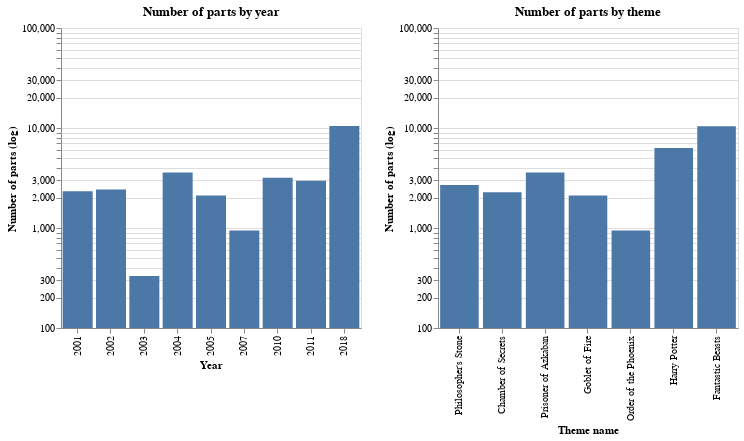

Notebook code for this chart:
### Markdown cell above
The *Fantastic Beasts* theme part count is skewed almost entirely by the very large 6020 part [71043-1: Hogwarts Castle](https://rebrickable.com/sets/71043-1/hogwarts-castle) set (listed here as 6016 parts for...some reason). Log-transforming the feature provides an alternative comparison:

### Code cell
plot_parts_year = alt.Chart(hp_themes_df).mark_bar().encode(
    x=alt.X('year:O', title='Year'),
    y=alt.Y('sum(num_parts):Q', scale=alt.Scale(type='log'), title='Number of parts (log)')
).properties(
    height=300,
    width=300,
    title='Number of parts by year'
)

plot_parts_theme = alt.Chart(hp_themes_df).mark_bar().encode(
    x=alt.X('theme_name:O', title='Theme name', sort=theme_order),
    y=alt.Y('sum(num_parts):Q', scale=alt.Scale(type='log'), title='Number of parts (log)'),
    tooltip=alt.Tooltip(["most_parts:N"], title="Set with most parts")
).properties(
    height=300,
    width=300,
    title='Number of parts by theme'
)

plot_parts_year | plot_parts_theme

### Figure 1 — Vega-Lite specification as saved in the notebook (floating-point values rounded to 4 significant figures)
{"$schema": "https://vega.github.io/schema/vega-lite/v3.2.1.json", "config": {"mark": {"tooltip": null}, "view": {"height": 300, "width": 400}}, "datasets": {"data-7232b797e24722c6d35276d53571c60f": [{"index": 0, "most_parts": "10217-1: Diagon Alley", "name": "Diagon Alley", "num_name": "10217-1: Diagon Alley", "num_parts": 2031, "set_num": "10217-1", "theme_name": "Harry Potter", "year": 2011}, {"index": 1, "most_parts": "10217-1: Diagon Alley", "name": "Trolley", "num_name": "30110-1: Trolley", "num_parts": 22, "set_num": "30110-1", "theme_name": "Harry Potter", "year": 2011}, {"index": 2, "most_parts": "10217-1: Diagon Alley", "name": "The Lab", "num_name": "30111-1: The Lab", "num_parts": 34, "set_num": "30111-1", "theme_name": "Harry Potter", "year": 2011}, {"index": 3, "most_parts": "10217-1: Diagon Alley", "name": "Mini Hogwarts Express", "num_name": "40028-1: Mini Hogwarts Express", "num_parts": 64, "set_num": "40028-1", "theme_name": "Harry Potter", "year": 2011}, {"index": 4, "most_parts": "10217-1: Diagon Alley", "name": "Freeing Dobby", "num_name": "4736-1: Freeing Dobby", "num_parts": 73, "set_num": "4736-1", "theme_name": "Harry Potter", "year": 2010}, {"index": 5, "most_parts": "10217-1: Diagon Alley", "name": "Quidditch Match", "num_name": "4737-1: Quidditch Match", "num_parts": 153, "set_num": "4737-1", "theme_name": "Harry Potter", "year": 2010}, {"index": 6, "most_parts": "10217-1: Diagon Alley", "name": "Hagrid's Hut (3rd edition)", "num_name": "4738-1: Hagrid's Hut (3rd edition)", "num_parts": 442, "set_num": "4738-1", "theme_name": "Harry Potter", "year": 2010}, {"index": 7, "most_parts": "10217-1: Diagon Alley", "name": "The Burrow", "num_name": "4840-1: The Burrow", "num_parts": 572, "set_num": "4840-1", "theme_name": "Harry Potter", "year": 2010}, {"index": 8, "most_parts": "10217-1: Diagon Alley", "name": "Hogwarts Express (3rd edition)", "num_name": "4841-1: Hogwarts Express (3rd edition)", "num_parts": 646, "set_num": "4841-1", "theme_name": "Harry Potter", "year": 2010}, {"index": 9, "most_parts": "10217-1: Diagon Alley", "name": "Hogwarts Castle [Fourth Edition]", "num_name": "4842-1: Hogwarts Castle [Fourth Edition]", "num_parts": 1290, "set_num": "4842-1", "theme_name": "Harry Potter", "year": 2010}, {"index": 10, "most_parts": "10217-1: Diagon Alley", "name": "The Forbidden Forest", "num_name": "4865-1: The Forbidden Forest", "num_parts": 64, "set_num": "4865-1", "theme_name": "Harry Potter", "year": 2011}, {"index": 11, "most_parts": "10217-1: Diagon Alley", "name": "The Knight Bus", "num_name": "4866-1: The Knight Bus", "num_parts": 281, "set_num": "4866-1", "theme_name": "Harry Potter", "year": 2011}, {"index": 12, "most_parts": "10217-1: Diagon Alley", "name": "Hogwarts", "num_name": "4867-1: Hogwarts", "num_parts": 465, "set_num": "4867-1", "theme_name": "Harry Potter", "year": 2011}, {"index": 19, "most_parts": "10217-1: Diagon Alley", "name": "Harry Potter Gallery 1 - Potter L. Malfoy Lockhart Madame Hooch", "num_name": "HPG01-1: Harry Potter Gallery 1 - Potter L. Malfoy Lockhart Madame Hooch", "num_parts": 20, "set_num": "HPG01-1", "theme_name": "Harry Potter", "year": 2002}, {"index": 20, "most_parts": "10217-1: Diagon Alley", "name": "Harry Potter Gallery 2 - Hagrid V. Dursley Crabbe Ron Weasley", "num_name": "HPG02-1: Harry Potter Gallery 2 - Hagrid V. Dursley Crabbe Ron Weasley", "num_parts": 17, "set_num": "HPG02-1", "theme_name": "Harry Potter", "year": 2002}, {"index": 21, "most_parts": "10217-1: Diagon Alley", "name": "Harry Potter Gallery 3 - Dumbledore Ginny Weasley D. Malfoy Snape", "num_name": "HPG03-1: Harry Potter Gallery 3 - Dumbledore Ginny Weasley D. Malfoy Snape", "num_parts": 23, "set_num": "HPG03-1", "theme_name": "Harry Potter", "year": 2002}, {"index": 22, "most_parts": "10217-1: Diagon Alley", "name": "Harry Potter Gallery 4 - Tom Riddle McGonagall Dobby Goyle Hermione", "num_name": "HPG04-1: Harry Potter Gallery 4 - Tom Riddle McGonagall Dobby Goyle Hermione", "num_parts": 23, "set_num": "HPG04-1", "theme_name": "Harry Potter", "year": 2002}, {"index": 23, "most_parts": "10217-1: Diagon Alley", "name": "Harry Potter Wand", "num_name": "HPWAND-1: Harry Potter Wand", "num_parts": 26, "set_num": "HPWAND-1", "theme_name": "Harry Potter", "year": 2018}, {"index": 26, "most_parts": "10217-1: Diagon Alley", "name": "Coca Cola Harry Potter Gift Set", "num_name": "KCCHP-1: Coca Cola Harry Potter Gift Set", "num_parts": 7, "set_num": "KCCHP-1", "theme_name": "Harry Potter", "year": 2002}, {"index": 27, "most_parts": "10217-1: Diagon Alley", "name": "Harry Potter Quidditch Tower (TRU Event Exclusive)", "num_name": "TRU01-1: Harry Potter Quidditch Tower (TRU Event Exclusive)", "num_parts": 37, "set_num": "TRU01-1", "theme_name": "Harry Potter", "year": 2002}, {"index": 28, "most_parts": "10217-1: Diagon Alley", "name": "Weasley Family Car", "num_name": "TRUWEASLEYCAR-1: Weasley Family Car", "num_parts": 36, "set_num": "TRUWEASLEYCAR-1", "theme_name": "Harry Potter", "year": 2018}, {"index": 29, "most_parts": "4730-1: Chamber of Secrets", "name": "Quality Quidditch Supplies", "num_name": "4719-1: Quality Quidditch Supplies", "num_parts": 121, "set_num": "4719-1", "theme_name": "Chamber of Secrets", "year": 2003}, {"index": 30, "most_parts": "4730-1: Chamber of Secrets", "name": "Knockturn Alley", "num_name": "4720-1: Knockturn Alley", "num_parts": 211, "set_num": "4720-1", "theme_name": "Chamber of Secrets", "year": 2003}, {"index": 31, "most_parts": "4730-1: Chamber of Secrets", "name": "Quidditch Practice", "num_name": "4726-1: Quidditch Practice", "num_parts": 131, "set_num": "4726-1", "theme_name": "Chamber of Secrets", "year": 2002}, {"index": 32, "most_parts": "4730-1: Chamber of Secrets", "name": "Aragog in the Dark Forest", "num_name": "4727-1: Aragog in the Dark Forest", "num_parts": 183, "set_num": "4727-1", "theme_name": "Chamber of Secrets", "year": 2002}, {"index": 33, "most_parts": "4730-1: Chamber of Secrets", "name": "Escape from Privet Drive", "num_name": "4728-1: Escape from Privet Drive", "num_parts": 282, "set_num": "4728-1", "theme_name": "Chamber of Secrets", "year": 2002}, {"index": 34, "most_parts": "4730-1: Chamber of Secrets", "name": "Dumbledore's Office", "num_name": "4729-1: Dumbledore's Office", "num_parts": 451, "set_num": "4729-1", "theme_name": "Chamber of Secrets", "year": 2002}, {"index": 35, "most_parts": "4730-1: Chamber of Secrets", "name": "Chamber of Secrets", "num_name": "4730-1: Chamber of Secrets", "num_parts": 597, "set_num": "4730-1", "theme_name": "Chamber of Secrets", "year": 2002}, {"index": 36, "most_parts": "4730-1: Chamber of Secrets", "name": "Dobby's Release", "num_name": "4731-1: Dobby's Release", "num_parts": 71, "set_num": "4731-1", "theme_name": "Chamber of Secrets", "year": 2002}, {"index": 37, "most_parts": "4730-1: Chamber of Secrets", "name": "The Dueling Club", "num_name": "4733-1: The Dueling Club", "num_parts": 133, "set_num": "4733-1", "theme_name": "Chamber of Secrets", "year": 2002}, {"index": 38, "most_parts": "4730-1: Chamber of Secrets", "name": "Slytherin", "num_name": "4735-1: Slytherin", "num_parts": 93, "set_num": "4735-1", "theme_name": "Chamber of Secrets", "year": 2002}, {"index": 39, "most_parts": "4768-2: The Durmstrang Ship with Bonus Mini - Figures (Target exclusive)", "name": "Rescue from the Merpeople", "num_name": "4762-1: Rescue from the Merpeople", "num_parts": 177, "set_num": "4762-1", "theme_name": "Goblet of Fire", "year": 2005}, {"index": 40, "most_parts": "4768-2: The Durmstrang Ship with Bonus Mini - Figures (Target exclusive)", "name": "Graveyard Duel", "num_name": "4766-1: Graveyard Duel", "num_parts": 551, "set_num": "4766-1", "theme_name": "Goblet of Fire", "year": 2005}, {"index": 41, "most_parts": "4768-2: The Durmstrang Ship with Bonus Mini - Figures (Target exclusive)", "name": "Harry and the Hungarian Horntail", "num_name": "4767-1: Harry and the Hungarian Horntail", "num_parts": 265, "set_num": "4767-1", "theme_name": "Goblet of Fire", "year": 2005}, {"index": 42, "most_parts": "4768-2: The Durmstrang Ship with Bonus Mini - Figures (Target exclusive)", "name": "The Durmstrang Ship", "num_name": "4768-1: The Durmstrang Ship", "num_parts": 552, "set_num": "4768-1", "theme_name": "Goblet of Fire", "year": 2005}, {"index": 43, "most_parts": "4768-2: The Durmstrang Ship with Bonus Mini - Figures (Target exclusive)", "name": "The Durmstrang Ship with Bonus Mini - Figures (Target exclusive)", "num_name": "4768-2: The Durmstrang Ship with Bonus Mini - Figures (Target exclusive)", "num_parts": 569, "set_num": "4768-2", "theme_name": "Goblet of Fire", "year": 2005}, {"index": 44, "most_parts": "5378-1: Hogwarts (Third Edition)", "name": "Hogwarts (Third Edition)", "num_name": "5378-1: Hogwarts (Third Edition)", "num_parts": 945, "set_num": "5378-1", "theme_name": "Order of the Phoenix", "year": 2007}, {"index": 45, "most_parts": "4757-1: Hogwarts Castle (2nd edition)", "name": "Motorized Hogwarts Express", "num_name": "10132-1: Motorized Hogwarts Express", "num_parts": 712, "set_num": "10132-1", "theme_name": "Prisoner of Azkaban", "year": 2004}, {"index": 46, "most_parts": "4757-1: Hogwarts Castle (2nd edition)", "name": "Knight Bus - Mini", "num_name": "4695-1: Knight Bus - Mini", "num_parts": 58, "set_num": "4695-1", "theme_name": "Prisoner of Azkaban", "year": 2004}, {"index": 47, "most_parts": "4757-1: Hogwarts Castle (2nd edition)", "name": "Draco's Encounter with Buckbeak", "num_name": "4750-1: Draco's Encounter with Buckbeak", "num_parts": 37, "set_num": "4750-1", "theme_name": "Prisoner of Azkaban", "year": 2004}, {"index": 48, "most_parts": "4757-1: Hogwarts Castle (2nd edition)", "name": "Harry and the Marauder's Map", "num_name": "4751-1: Harry and the Marauder's Map", "num_parts": 109, "set_num": "4751-1", "theme_name": "Prisoner of Azkaban", "year": 2004}, {"index": 49, "most_parts": "4757-1: Hogwarts Castle (2nd edition)", "name": "Professor Lupin's Classroom", "num_name": "4752-1: Professor Lupin's Classroom", "num_parts": 158, "set_num": "4752-1", "theme_name": "Prisoner of Azkaban", "year": 2004}, {"index": 50, "most_parts": "4757-1: Hogwarts Castle (2nd edition)", "name": "Sirius Black's Escape", "num_name": "4753-1: Sirius Black's Escape", "num_parts": 192, "set_num": "4753-1", "theme_name": "Prisoner of Azkaban", "year": 2004}, {"index": 51, "most_parts": "4757-1: Hogwarts Castle (2nd edition)", "name": "Hagrid's Hut (2nd edition)", "num_name": "4754-1: Hagrid's Hut (2nd edition)", "num_parts": 304, "set_num": "4754-1", "theme_name": "Prisoner of Azkaban", "year": 2004}, {"index": 52, "most_parts": "4757-1: Hogwarts Castle (2nd edition)", "name": "Knight Bus", "num_name": "4755-1: Knight Bus", "num_parts": 244, "set_num": "4755-1", "theme_name": "Prisoner of Azkaban", "year": 2004}, {"index": 53, "most_parts": "4757-1: Hogwarts Castle (2nd edition)", "name": "Shrieking Shack", "num_name": "4756-1: Shrieking Shack", "num_parts": 449, "set_num": "4756-1", "theme_name": "Prisoner of Azkaban", "year": 2004}, {"index": 54, "most_parts": "4757-1: Hogwarts Castle (2nd edition)", "name": "Hogwarts Castle (2nd edition)", "num_name": "4757-1: Hogwarts Castle (2nd edition)", "num_parts": 935, "set_num": "4757-1", "theme_name": "Prisoner of Azkaban", "year": 2004}, {"index": 55, "most_parts": "4757-1: Hogwarts Castle (2nd edition)", "name": "Hogwarts Express (2nd edition)", "num_name": "4758-1: Hogwarts Express (2nd edition)", "num_parts": 388, "set_num": "4758-1", "theme_name": "Prisoner of Azkaban", "year": 2004}, {"index": 56, "most_parts": "4757-1: Hogwarts Castle (2nd edition)", "name": "Hogwarts Express (2nd edition) Co-Pack (contains 10132 4515 4520)", "num_name": "65524-1: Hogwarts Express (2nd edition) Co-Pack (contains 10132 4515 4520)", "num_parts": 3, "set_num": "65524-1", "theme_name": "Prisoner of Azkaban", "year": 2004}, {"index": 57, "most_parts": "4757-1: Hogwarts Castle (2nd edition)", "name": "Marauder's Map Kit  (contains 4750 4751 4695)", "num_name": "K4751-1: Marauder's Map Kit  (contains 4750 4751 4695)", "num_parts": 3, "set_num": "K4751-1", "theme_name": "Prisoner of Azkaban", "year": 2004}, {"index": 58, "most_parts": "4757-1: Hogwarts Castle (2nd edition)", "name": "Knight Bus Collection", "num_name": "K4755-1: Knight Bus Collection", "num_parts": 2, "set_num": "K4755-1", "theme_name": "Prisoner of Azkaban", "year": 2004}, {"index": 59, "most_parts": "4709-1: Hogwarts Castle", "name": "Sorting Hat", "num_name": "4701-1: Sorting Hat", "num_parts": 50, "set_num": "4701-1", "theme_name": "Philosopher's Stone", "year": 2001}, {"index": 60, "most_parts": "4709-1: Hogwarts Castle", "name": "The Final Challenge", "num_name": "4702-1: The Final Challenge", "num_parts": 61, "set_num": "4702-1", "theme_name": "Philosopher's Stone", "year": 2001}, {"index": 61, "most_parts": "4709-1: Hogwarts Castle", "name": "The Chamber of the Winged Keys", "num_name": "4704-1: The Chamber of the Winged Keys", "num_parts": 180, "set_num": "4704-1", "theme_name": "Philosopher's Stone", "year": 2001}, {"index": 62, "most_parts": "4709-1: Hogwarts Castle", "name": "Snape's Class", "num_name": "4705-1: Snape's Class", "num_parts": 167, "set_num": "4705-1", "theme_name": "Philosopher's Stone", "year": 2001}, {"index": 63, "most_parts": "4709-1: Hogwarts Castle", "name": "Forbidden Corridor", "num_name": "4706-1: Forbidden Corridor", "num_parts": 239, "set_num": "4706-1", "theme_name": "Philosopher's Stone", "year": 2001}, {"index": 64, "most_parts": "4709-1: Hogwarts Castle", "name": "Hagrid's Hut", "num_name": "4707-1: Hagrid's Hut", "num_parts": 298, "set_num": "4707-1", "theme_name": "Philosopher's Stone", "year": 2001}, {"index": 65, "most_parts": "4709-1: Hogwarts Castle", "name": "Hogwarts Express (1st Edition)", "num_name": "4708-1: Hogwarts Express (1st Edition)", "num_parts": 412, "set_num": "4708-1", "theme_name": "Philosopher's Stone", "year": 2001}, {"index": 66, "most_parts": "4709-1: Hogwarts Castle", "name": "Hogwarts Castle", "num_name": "4709-1: Hogwarts Castle", "num_parts": 696, "set_num": "4709-1", "theme_name": "Philosopher's Stone", "year": 2001}, {"index": 67, "most_parts": "4709-1: Hogwarts Castle", "name": "Flying Lesson", "num_name": "4711-1: Flying Lesson", "num_parts": 24, "set_num": "4711-1", "theme_name": "Philosopher's Stone", "year": 2002}, {"index": 68, "most_parts": "4709-1: Hogwarts Castle", "name": "Troll on the Loose", "num_name": "4712-1: Troll on the Loose", "num_parts": 69, "set_num": "4712-1", "theme_name": "Philosopher's Stone", "year": 2002}, {"index": 69, "most_parts": "4709-1: Hogwarts Castle", "name": "Gringott's Bank", "num_name": "4714-1: Gringott's Bank", "num_parts": 263, "set_num": "4714-1", "theme_name": "Philosopher's Stone", "year": 2002}, {"index": 70, "most_parts": "4709-1: Hogwarts Castle", "name": "Hogwarts Classroom", "num_name": "4721-1: Hogwarts Classroom", "num_parts": 75, "set_num": "4721-1", "theme_name": "Philosopher's Stone", "year": 2001}, {"index": 71, "most_parts": "4709-1: Hogwarts Castle", "name": "Gryffindor", "num_name": "4722-1: Gryffindor", "num_parts": 70, "set_num": "4722-1", "theme_name": "Philosopher's Stone", "year": 2001}, {"index": 72, "most_parts": "4709-1: Hogwarts Castle", "name": "Diagon Alley Shops", "num_name": "4723-1: Diagon Alley Shops", "num_parts": 85, "set_num": "4723-1", "theme_name": "Philosopher's Stone", "year": 2001}, {"index": 74, "most_parts": "71043-1: Hogwarts Castle", "name": "Harry's Journey to Hogwarts", "num_name": "30407-1: Harry's Journey to Hogwarts", "num_parts": 40, "set_num": "30407-1", "theme_name": "Fantastic Beasts", "year": 2018}, {"index": 75, "most_parts": "71043-1: Hogwarts Castle", "name": "Diagon Alley (micro)", "num_name": "40289-1: Diagon Alley (micro)", "num_parts": 374, "set_num": "40289-1", "theme_name": "Fantastic Beasts", "year": 2018}, {"index": 76, "most_parts": "71043-1: Hogwarts Castle", "name": "Hogwarts Castle", "num_name": "71043-1: Hogwarts Castle", "num_parts": 6016, "set_num": "71043-1", "theme_name": "Fantastic Beasts", "year": 2018}, {"index": 77, "most_parts": "71043-1: Hogwarts Castle", "name": "Hogwarts Express (4th Edition)", "num_name": "71247-2: Hogwarts Express (4th Edition)", "num_parts": 43, "set_num": "71247-2", "theme_name": "Fantastic Beasts", "year": 2018}, {"index": 78, "most_parts": "71043-1: Hogwarts Castle", "name": "Aragog's Lair", "num_name": "75950-1: Aragog's Lair", "num_parts": 159, "set_num": "75950-1", "theme_name": "Fantastic Beasts", "year": 2018}, {"index": 79, "most_parts": "71043-1: Hogwarts Castle", "name": "Grindelwald's Escape", "num_name": "75951-1: Grindelwald's Escape", "num_parts": 132, "set_num": "75951-1", "theme_name": "Fantastic Beasts", "year": 2018}, {"index": 80, "most_parts": "71043-1: Hogwarts Castle", "name": "Newt's Case of Magical Creatures", "num_name": "75952-1: Newt's Case of Magical Creatures", "num_parts": 694, "set_num": "75952-1", "theme_name": "Fantastic Beasts", "year": 2018}, {"index": 81, "most_parts": "71043-1: Hogwarts Castle", "name": "Hogwarts Whomping Willow", "num_name": "75953-1: Hogwarts Whomping Willow", "num_parts": 756, "set_num": "75953-1", "theme_name": "Fantastic Beasts", "year": 2018}, {"index": 82, "most_parts": "71043-1: Hogwarts Castle", "name": "Hogwarts Great Hall", "num_name": "75954-1: Hogwarts Great Hall", "num_parts": 882, "set_num": "75954-1", "theme_name": "Fantastic Beasts", "year": 2018}, {"index": 83, "most_parts": "71043-1: Hogwarts Castle", "name": "Hogwarts Express (4th Edition)", "num_name": "75955-1: Hogwarts Express (4th Edition)", "num_parts": 805, "set_num": "75955-1", "theme_name": "Fantastic Beasts", "year": 2018}, {"index": 84, "most_parts": "71043-1: Hogwarts Castle", "name": "Quidditch Match", "num_name": "75956-1: Quidditch Match", "num_parts": 501, "set_num": "75956-1", "theme_name": "Fantastic Beasts", "year": 2018}, {"index": 86, "most_parts": "71043-1: Hogwarts Castle", "name": "Golden Snitch", "num_name": "HP-SNITCH: Golden Snitch", "num_parts": 35, "set_num": "HP-SNITCH", "theme_name": "Fantastic Beasts", "year": 2018}]}, "hconcat": [{"data": {"name": "data-7232b797e24722c6d35276d53571c60f"}, "encoding": {"x": {"field": "year", "title": "Year", "type": "ordinal"}, "y": {"aggregate": "sum", "field": "num_parts", "scale": {"type": "log"}, "title": "Number of parts (log)", "type": "quantitative"}}, "height": 300, "mark": "bar", "title": "Number of parts by year", "width": 300}, {"data": {"name": "data-7232b797e24722c6d35276d53571c60f"}, "encoding": {"tooltip": [{"field": "most_parts", "title": "Set with most parts", "type": "nominal"}], "x": {"field": "theme_name", "sort": ["Philosopher's Stone", "Chamber of Secrets", "Prisoner of Azkaban", "Goblet of Fire", "Order of the Phoenix", "Harry Potter", "Fantastic Beasts"], "title": "Theme name", "type": "ordinal"}, "y": {"aggregate": "sum", "field": "num_parts", "scale": {"type": "log"}, "title": "Number of parts (log)", "type": "quantitative"}}, "height": 300, "mark": "bar", "title": "Number of parts by theme", "width": 300}]}
